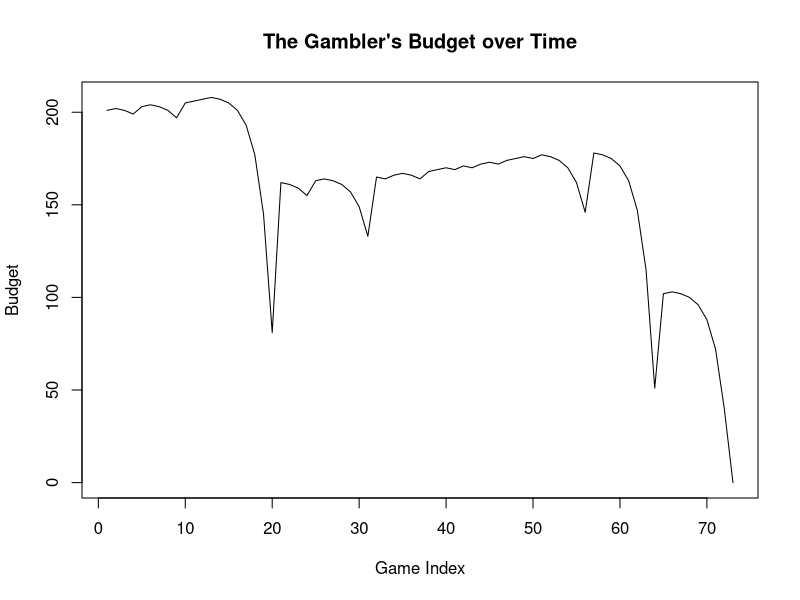

Generate this figure with R: (Note: a time limit stopped this script after it produced the figure.)
## ---- chunk 1
single_spin <- function(){
  possible_outcomes <- c(rep("red",18), rep("black",18), rep("green",2))
  sample(possible_outcomes, 1)
}
## ---- chunk 2
martingale_wager <- function(previous_wager,
                             previous_outcome,
                             max_wager,
                             current_budget){
  
  if(previous_outcome == "red") return(1)
  min(2 * previous_wager, max_wager, current_budget)
}

one_play <- function(previous_ledger_entry, max_wager){
  out <- previous_ledger_entry
  out[1, "game_index"] <- previous_ledger_entry[1, "game_index"] + 1
  out[1, "starting_budget"] <- previous_ledger_entry[1, "ending_budget"]
  out[1, "wager"] <- martingale_wager(
    previous_wager = previous_ledger_entry[1, "wager"]
    , previous_outcome = previous_ledger_entry[1, "outcome"]
    , max_wager = max_wager
    , current_budget = out[1, "starting_budget"]
  )
  out[1, "outcome"] <- single_spin()
  out[1, "ending_budget"] <- out[1, "starting_budget"] + 
    ifelse(out[1, "outcome"] == "red", +1, -1)*out[1, "wager"]
  return(out)
}
## ---- chunk 3
one_series <- function(max_games,
                       starting_budget,
                       winning_threshold,
                       max_wager){
  ledger <- data.frame(
    game_index = 0:max_games,
    starting_budget = NA_integer_,
    wager = NA_integer_,
    outcome = NA_character_,
    ending_budget = NA_integer_
  )
  ledger[1, "wager"] <- 1
  ledger[1, "outcome"] <- "red"
  ledger[1, "ending_budget"] <- starting_budget
  
  for(i in 2:nrow(ledger)){
    ledger[i,] <- one_play(ledger[i-1,], max_wager)
    
    if(stopping_rule(ledger[i,], winning_threshold)) {
      break
    }
  }
  ledger[2:i, ]
}
## ---- chunk 4
stopping_rule <- function(ledger_entry, winning_threshold){
  ending_budget <- ledger_entry[1, "ending_budget"]
  if(ending_budget <= 0) return(TRUE)
  if(ending_budget >= winning_threshold) return(TRUE)
  FALSE
}
## ---- chunk 5
set.seed(1)
ledger <- one_series(1000, 200, 300, 100)
plot(ledger[,c(1,5)],
     type = "l",
     xlab = "Game Index", 
     ylab = "Budget", 
     main = "The Gambler's Budget over Time")
## ---- chunk 6

profit <- function(ledger){
  n <- nrow(ledger)
  profit <- ledger[n, "ending_budget"] - ledger[1, "starting_budget"]
  return(profit) # to calculate average earnings
}

num_plays <- function(ledger){
  return(nrow(ledger))  # to calculate the average number of plays
}
## ---- chunk 7
average_num_plays <- replicate(1000,
                               one_series(1000, 200, 300, 100)
                               |> num_plays()) |> mean()
cat("Average Number of Plays: ", average_num_plays, "\n")
## ---- chunk 8
average_profit <- replicate(1000,
                            one_series(1000, 200, 300, 100)
                            |> profit()) |> mean()
cat("Average Profit: ", average_profit, "\n")
## ---- chunk 9

starting_budget <- seq(100, 500, by = 100)
# produce a range of starting budgets from $100 to $1000 (in $100 increments)
earnings <- numeric(length(starting_budget))

for(n in 1:length(starting_budget)){
  earnings[n] <- replicate (100, one_series (1000,
                                             starting_budget[n],
                                             starting_budget[n] + 100,
                                             100) |> profit()) |> mean()}
plot(starting_budget, earnings,
     type = "l",
     main = "Impact of Different Starting Budgets on Profit",
     ylab = "The Gambler's Profit",
     xlab = "Starting Budget")
## ---- chunk 10
winning_threshold <- seq(100, 500, by = 100)
# produce a range of winning thresholds from $100 to $1000 (in $100 increments)
earnings_threshold <- numeric(length(winning_threshold))

for(n in 1:length(winning_threshold)){
  earnings_threshold[n] <- replicate (100,
                                      one_series (1000,
                                                  200,
                                                  winning_threshold[n],
                                                  100) |> profit()) |> mean()}
plot(winning_threshold, earnings_threshold,
     type = "l",
     main = "Impact of Different Winning Thresholds on Profit",
     ylab = "The Gambler's Profit",
     xlab = "Winning Threshold")
## ---- chunk 11
max_games <- seq(200, 2000, by = 200)
# produce a range of max games from 100 to 1000 (in 100 game increments)
earnings_games <- numeric(length(max_games))

for(n in 1:length(max_games)){
  earnings_games[n] <- replicate (100, one_series (max_games[n],
                                                   200,
                                                   300,
                                                   100) |> profit()) |> mean()}
plot(max_games, earnings_games,
     type = "l",
     main = "Impact of Max Games on The Gambler's Profit",
     ylab = "The Gambler's Profit",
     xlab = "Max Games")
## ---- chunk 12
max_wager <- seq(100, 500, by = 100)
# produce a range of max wager values from $10 to $500 (in $50 increments)
earnings_wager <- numeric(length(max_wager))

for(n in 1:length(max_wager)){
  earnings_wager[n] <- replicate (100,
                                  one_series (1000,
                                              200,
                                              300,
                                              max_wager[n])|> profit()) |> mean()
}

# the format above is:
# one_series (max_games, starting_budget, winning_threshold, max_wager)

plot(max_wager, earnings_wager,
     type = "l",
     main = "Impact of Max Wager on The Gambler's Profit",
     ylab = "The Gambler's Profit",
     xlab = "Max Wager")
